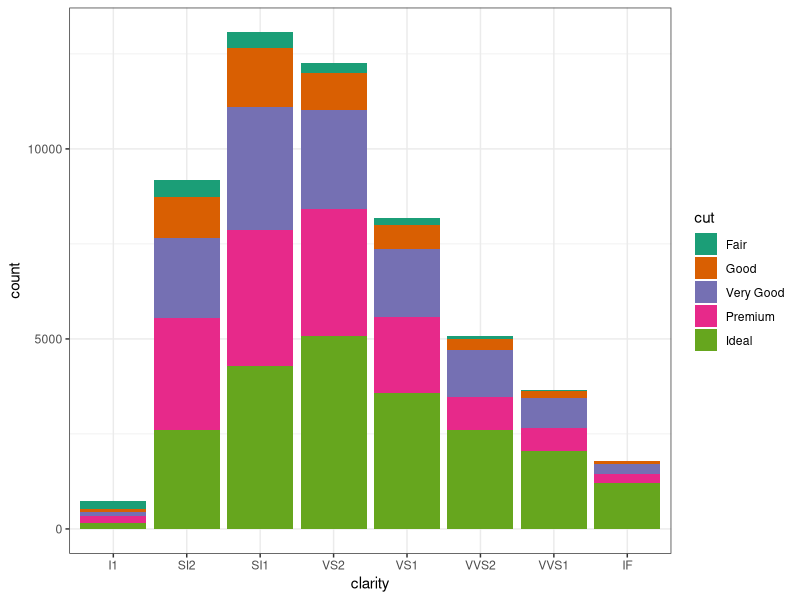
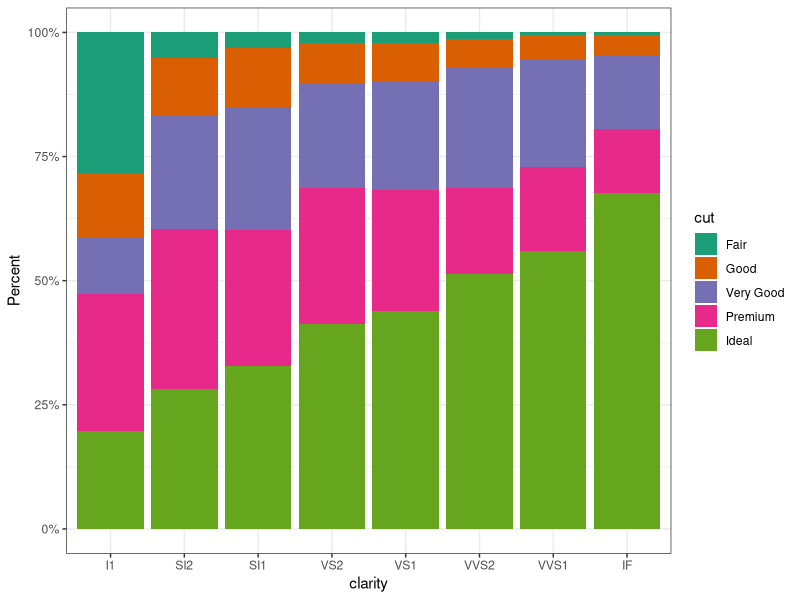

Here is the R script that generated these plots, in order:
library(ggplot2)
library(scales)
data(diamonds)

ggplot(diamonds, aes(clarity, fill=cut)) +
  geom_bar() +
  scale_fill_brewer(type = "qual", palette=2) +
  theme_bw()

ggplot(diamonds, aes(clarity, fill=cut)) +
  geom_bar(position = "fill") +
  scale_y_continuous(labels = percent_format()) +
  ylab('Percent') +
  scale_fill_brewer(type = "qual", palette=2) +
  theme_bw()
